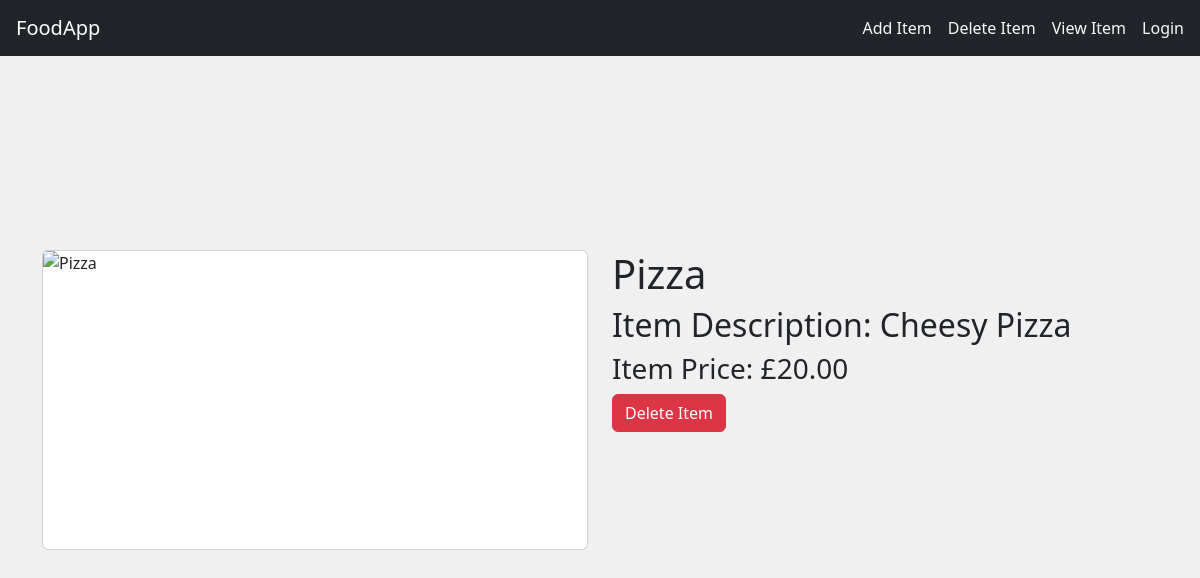
/food/1/, run on an earlier commit of the app's database.
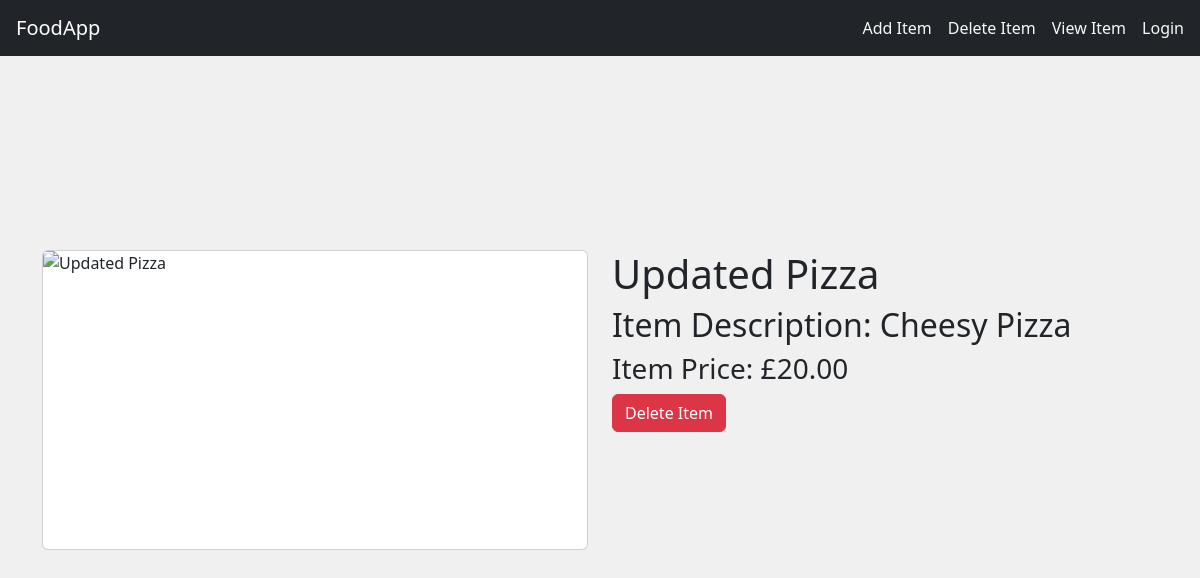
And on a later commit of the database.
### food/models.py (models this page shows, shortened)
class Item(models.Model):
    user_name = models.ForeignKey(User, on_delete= models.CASCADE,default= 1)
    item_name = models.CharField(max_length=200, db_index=True)
    item_description = models.CharField(max_length=200)
    item_price = models.DecimalField(max_digits=10,decimal_places=2, db_index=True)
    is_active = models.BooleanField(default=True)
    upload_image = models.ImageField(upload_to='item_images/', blank=True, null=True)
    is_deleted = models.BooleanField(default=False) # soft delete flag
    deleted_at = models.DateTimeField(blank=True, null=True)
    objects = ItemManager()
    all_objects = models.Manager()
    class Meta:
        indexes = [
            models.Index(fields=['user_name','item_price']),
        ]
    def delete(self,using=None,keep_parents=False):
        self.is_deleted= True
        self.deleted_at= timezone.now()
        self.save()

### food/views.py (the view)
# urls.py: path('<int:pk>/', views.FoodDetail.as_view(), name='detail'),
class FoodDetail(DetailView):
    logger.info(f"Fetching an item with the ID: {id} ")
    model = Item
    logger.debug(f"Item found {Item.item_name} ({Item.item_price})")
    template_name = 'food/details.html'
    context_object_name = 'item'

### managers.py (called while the page is built)
    def get_queryset(self):
        return super().get_queryset().filter(is_deleted=False)

### food/templates/food/details.html (shortened to what this page needs)
{% extends 'food/base.html' %}
    {% block body %}
    <div class="container position-absolute top-50 start-50 translate-middle">
        <div class="row">
            <div class="col-md-6">
                <img src="{{item.item_image}}" alt="{{item.item_name}}" class="card details-img"/>
            </div>
            <div class="col-md-6">
                <h1>{{ object.item_name }}</h1>
                <h2>Item Description: {{ object.item_description }}</h2>
                <h3>Item Price: £{{ object.item_price }}</h3>
                <a href="{% url 'food:delete_item' item.id %}" class="btn btn-danger" role="button">Delete Item</a>
            </div>
        </div>
    </div>
    {% endblock %}

What changed in the data, as far as the page shows it:
changed Item "Cheesy Pizza": item_name "Pizza" → "Updated Pizza"
